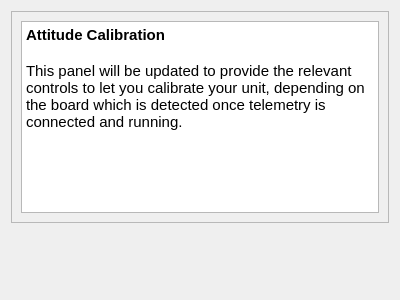
<?xml version="1.0" encoding="UTF-8"?>
<ui version="4.0">
 <class>defaultattitude</class>
 <widget class="QWidget" name="defaultattitude">
  <property name="geometry">
   <rect>
    <x>0</x>
    <y>0</y>
    <width>400</width>
    <height>300</height>
   </rect>
  </property>
  <property name="windowTitle">
   <string>Form</string>
  </property>
  <layout class="QVBoxLayout" name="verticalLayout">
   <item>
    <widget class="QFrame" name="frame">
     <property name="frameShape">
      <enum>QFrame::StyledPanel</enum>
     </property>
     <property name="frameShadow">
      <enum>QFrame::Raised</enum>
     </property>
     <layout class="QVBoxLayout" name="verticalLayout_2">
      <item>
       <widget class="QTextBrowser" name="textBrowser">
        <property name="html">
         <string>&lt;!DOCTYPE HTML PUBLIC &quot;-//W3C//DTD HTML 4.0//EN&quot; &quot;http://www.w3.org/TR/REC-html40/strict.dtd&quot;&gt;
&lt;html&gt;&lt;head&gt;&lt;meta name=&quot;qrichtext&quot; content=&quot;1&quot; /&gt;&lt;style type=&quot;text/css&quot;&gt;
p, li { white-space: pre-wrap; }
&lt;/style&gt;&lt;/head&gt;&lt;body style=&quot; font-family:'MS Shell Dlg 2'; font-size:8.25pt; font-weight:400; font-style:normal;&quot;&gt;
&lt;p style=&quot; margin-top:0px; margin-bottom:0px; margin-left:0px; margin-right:0px; -qt-block-indent:0; text-indent:0px;&quot;&gt;&lt;span style=&quot; font-family:'Ubuntu'; font-size:11pt; font-weight:600;&quot;&gt;Attitude Calibration&lt;/span&gt;&lt;/p&gt;
&lt;p style=&quot;-qt-paragraph-type:empty; margin-top:0px; margin-bottom:0px; margin-left:0px; margin-right:0px; -qt-block-indent:0; text-indent:0px; font-family:'Ubuntu'; font-size:11pt; font-weight:600;&quot;&gt;&lt;br /&gt;&lt;/p&gt;
&lt;p style=&quot; margin-top:0px; margin-bottom:0px; margin-left:0px; margin-right:0px; -qt-block-indent:0; text-indent:0px;&quot;&gt;&lt;span style=&quot; font-family:'Ubuntu'; font-size:11pt;&quot;&gt;This panel will be updated to provide the relevant controls to let you calibrate your unit, depending on the board which is detected once telemetry is connected and running.&lt;/span&gt;&lt;/p&gt;
&lt;p style=&quot;-qt-paragraph-type:empty; margin-top:0px; margin-bottom:0px; margin-left:0px; margin-right:0px; -qt-block-indent:0; text-indent:0px; font-family:'Ubuntu'; font-size:11pt;&quot;&gt;&lt;br /&gt;&lt;/p&gt;&lt;/body&gt;&lt;/html&gt;</string>
        </property>
       </widget>
      </item>
     </layout>
    </widget>
   </item>
   <item>
    <spacer name="verticalSpacer">
     <property name="orientation">
      <enum>Qt::Vertical</enum>
     </property>
     <property name="sizeHint" stdset="0">
      <size>
       <width>20</width>
       <height>40</height>
      </size>
     </property>
    </spacer>
   </item>
   <item>
    <layout class="QHBoxLayout" name="horizontalLayout_2">
     <item>
      <spacer name="horizontalSpacer">
       <property name="orientation">
        <enum>Qt::Horizontal</enum>
       </property>
       <property name="sizeHint" stdset="0">
        <size>
         <width>40</width>
         <height>20</height>
        </size>
       </property>
      </spacer>
     </item>
    </layout>
   </item>
  </layout>
 </widget>
 <resources/>
 <connections/>
</ui>
